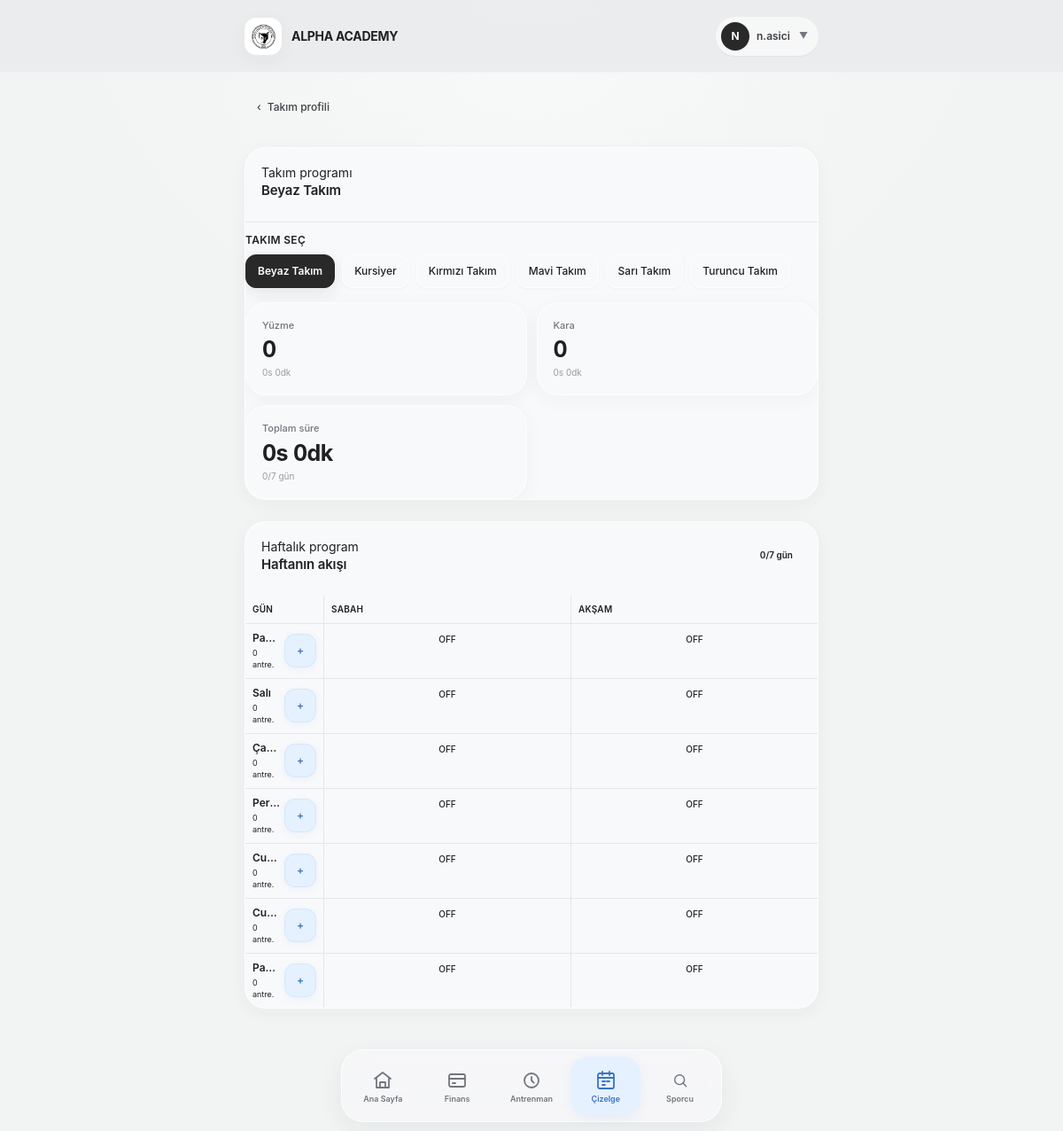
Before: /teams/schedule/ (signed in) with the older database file.
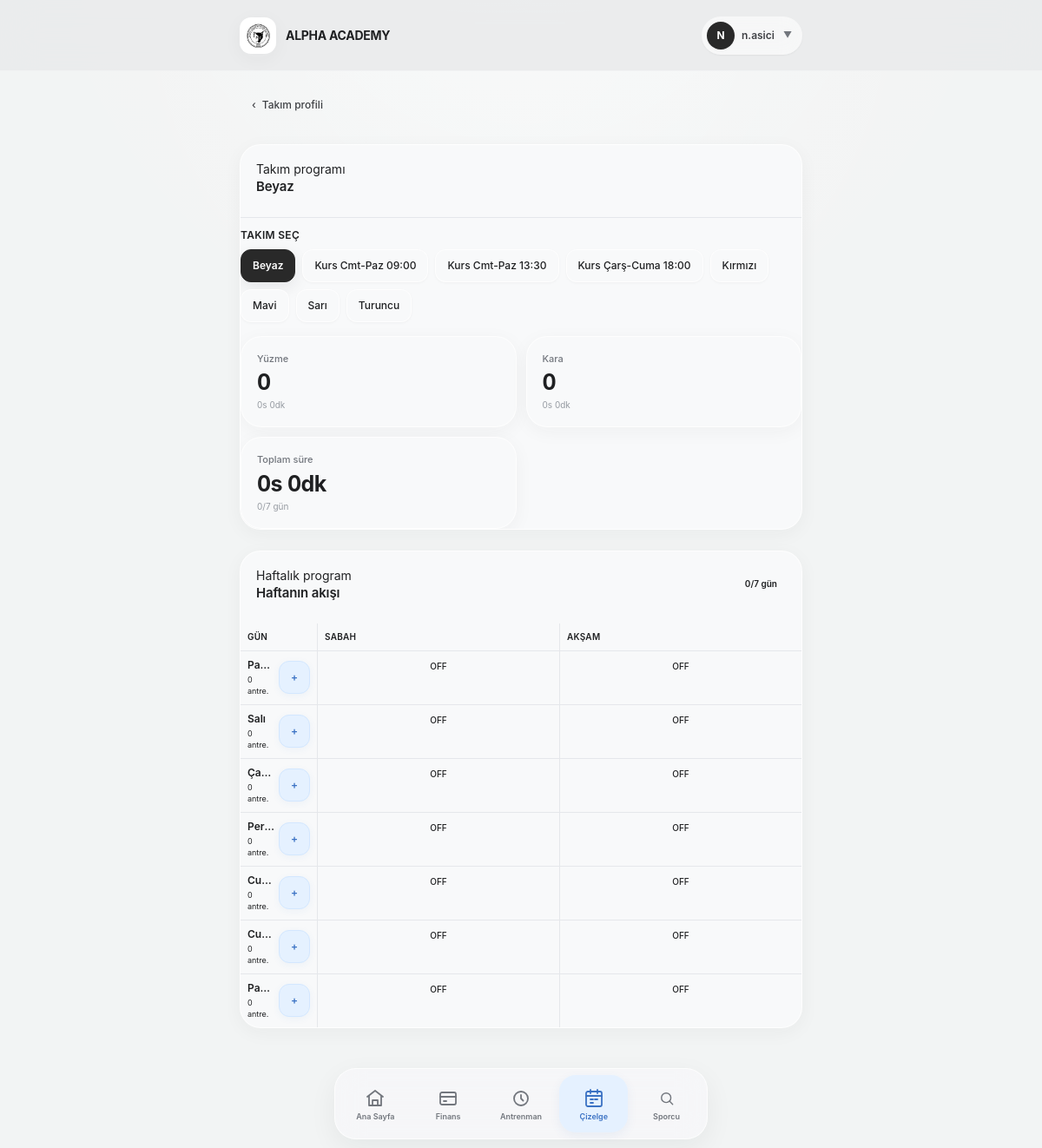
After: the same page with the newer database file.
### users/models.py (models this page shows, shortened)
class User(AbstractUser):
    class Role(models.TextChoices):
        PARENT = 'parent', 'Veli'
        ADMIN = 'admin', 'Yönetici'
        COACH = 'coach', 'Antrenör'
        FINANCE = 'finance', 'Mali İşler'
    email = models.EmailField(unique=True, verbose_name="E-posta Adresi")
    role = models.CharField(
        max_length=20,
        choices=Role.choices,
        default=Role.PARENT,
        verbose_name="Kullanıcı Rolü"
    )
    phone_number = models.CharField(max_length=15, blank=True, null=True, verbose_name="Telefon Numarası")
    tc_identity = models.CharField(max_length=11, blank=True, null=True, verbose_name="T.C. Kimlik No")
    USERNAME_FIELD = 'username'
    REQUIRED_FIELDS = ['email', 'first_name', 'last_name']
    class Meta:
        verbose_name = "Kullanıcı"
        verbose_name_plural = "Kullanıcılar"
    @property
    def is_club_admin(self):
        return self.role == self.Role.ADMIN
    @property
    def is_coach(self):
        return self.role == self.Role.COACH

### teams/models.py (models this page shows, shortened)
class Team(models.Model):
    name = models.CharField(max_length=100, verbose_name="Takım / Grup Adı")
    description = models.TextField(blank=True, null=True, verbose_name="Açıklama / Yaş Grubu")
    coaches = models.ManyToManyField(
        settings.AUTH_USER_MODEL,
        blank=True,
        limit_choices_to={'role__in': ['coach', 'club_admin']},
        related_name='assigned_teams',
        verbose_name="Sorumlu Antrenörler"
    )
    is_active = models.BooleanField(default=True, verbose_name="Aktif mi?")
    created_at = models.DateTimeField(auto_now_add=True)
    class Meta:
        verbose_name = "Takım"
        verbose_name_plural = "Takımlar"

### teams/views.py (the view)
# urls.py: path('schedule/', views.team_schedule_home, name='team-schedule-home'),
@login_required
def team_schedule_home(request):
	teams = _schedule_teams(request)
	team = teams.filter(pk=request.GET.get('team')).first() or teams.first()
	context = _weekly_schedule_context(team) if team else {
		'team': None,
		'weekly_days': [],
		'scheduled_day_count': 0,
	}
	context['schedule_teams'] = teams
	return render(request, 'team/weekly_schedule.html', context)

### templates/team/weekly_schedule.html (shortened to what this page needs)
{% extends "base.html" %}
{% block content %}
<div class="dashboard">
    <header class="page-header">
        {% if team %}
            <a
                href="{% url 'team-detail' team.pk %}"
                class="ui-btn ui-btn-sm ui-btn-ghost"
            >
                <span aria-hidden="true">‹</span>
                Takım profili
            </a>
        {% endif %}
    </header>
    {% if team %}
        <section class="ui-card">
            <div class="ui-card-header">
                <div class="min-w-0">
                    <p class="ui-eyebrow">
                        Takım programı
                    </p>
                    <h1
                        class="ui-card-title truncate"
                        title="{{ team.name }}"
                    >
                        {{ team.name }}
                    </h1>
                </div>
            </div>
            {% if schedule_teams %}
                <div class="mt-3 border-t border-base-200 pt-3">
                    <p class="mb-2 text-xs font-semibold uppercase tracking-wide text-base-content/50">
                        Takım seç
                    </p>
                    <form
                        method="get"
                        aria-label="Takım seçimi"
                        class="flex flex-wrap gap-2"
                    >
                        {% for schedule_team in schedule_teams %}
                            <button
                                type="submit"
                                name="team"
                                value="{{ schedule_team.pk }}"
                                class="
                                    ui-btn
                                    ui-btn-sm
                                    {% if team.pk == schedule_team.pk %}
                                        ui-btn-dark
                                    {% else %}
                                        ui-btn-secondary
                                    {% endif %}
                                "
                                {% if team.pk == schedule_team.pk %}
                                    aria-current="true"
                                {% endif %}
                            >
                                {{ schedule_team.name }}
                            </button>
                        {% endfor %}
                    </form>
                </div>
            {% endif %}
            <div class="ui-stat-grid mt-4">
                <div class="ui-stat">
                    <p class="ui-stat-label">
                        Yüzme
                    </p>
                    <p class="ui-stat-value text-primary-custom">
                        {{ swimming_count }}
                    </p>
                    <p class="ui-stat-description">
                        {{ swimming_training_hours }}s
                        {{ swimming_training_minutes }}dk
                    </p>
                </div>
                <div class="ui-stat">
                    <p class="ui-stat-label">
                        Kara
                    </p>
                    <p class="ui-stat-value text-primary-custom">
                        {{ land_count }}
                    </p>
                    <p class="ui-stat-description">
                        {{ land_training_hours }}s
                        {{ land_training_minutes }}dk
                    </p>
                </div>
                <div class="ui-stat">
                    <p class="ui-stat-label">
                        Toplam süre
                    </p>
                    <p class="ui-stat-value">
                        {{ total_training_hours }}s
                        {{ total_training_minutes }}dk
                    </p>
                    <p class="ui-stat-description">
                        {{ scheduled_day_count }}/7 gün
                    </p>
                </div>
            </div>
        </section>
        <section class="ui-section">
            <div class="ui-card">
                <div class="ui-card-header">
                    <div class="min-w-0">
                        <p class="ui-eyebrow">
                            Haftalık program
                        </p>
                        <h2 class="ui-card-title">
                            Haftanın akışı
                        </h2>
                    </div>
                    <span class="ui-badge">
                        {{ scheduled_day_count }}/7 gün
                    </span>
                </div>
                <div class="mt-3 overflow-hidden">
                    {% include "team/partials/weekly_schedule_board.html" %}
                </div>
            </div>
        </section>
    {% endif %}
</div>
{% endblock %}

### templates/components/app/topbar.html (shortened to what this page needs)
{% load static %}
<div class="app-topbar">
    <div class="app-topbar-inner">
        <a href="/" class="app-brand hover:opacity-90 transition-opacity">
            <div class="app-brand-logo flex items-center justify-center font-black text-xs text-[var(--ui-primary-text)] bg-[var(--ui-primary)]">
                <img src="/media/logos/new_logo.png" alt="Alpha Academy Logo" class="w-full h-full object-cover" />
            </div>
            <div class="min-w-0">
                <span class="app-brand-name">ALPHA ACADEMY</span>
            </div>
        </a>
        {% if request.user.is_authenticated %}
            <div class="app-topbar-actions relative" id="topbar-user-dropdown-wrapper">
                <button type="button"
                        class="flex items-center gap-2 p-1.5 pr-3 rounded-full bg-white/60 hover:bg-white/90 border border-[var(--ui-border-dark)] backdrop-blur-md shadow-sm transition-all active:scale-[0.98]"
                        onclick="document.getElementById('topbar-user-dropdown').classList.toggle('hidden')">
                    <div class="w-8 h-8 rounded-full bg-[var(--ui-dark)] text-white text-xs font-bold flex items-center justify-center shadow-sm shrink-0">
                        {% if request.user.first_name %}
                            {{ request.user.first_name|first|upper }}
                        {% else %}
                            {{ request.user.username|first|upper }}
                        {% endif %}
                    </div>
                    <span class="hidden sm:inline text-xs font-semibold text-[var(--ui-text-soft)]">
                        {% if request.user.get_full_name %}
                            {{ request.user.get_full_name }}
                        {% else %}
                            {{ request.user.username }}
                        {% endif %}
                    </span>
                    <span class="text-[10px] text-[var(--ui-muted)] ml-0.5">▼</span>
                </button>
            </div>
        {% endif %}
    </div>
</div>

Changed rows visible on the page:
changed Team: name "Beyaz Takım" → "Beyaz"
added Team: {{ schedule_team.pk }} 19 (drawn), name "Kurs Cmt-Paz 09:00"
changed Team: name "Kursiyer" → "Kurs Cmt-Paz 13:30"
added Team: {{ schedule_team.pk }} 18 (drawn), name "Kurs Çarş-Cuma 18:00"
changed Team: name "Kırmızı Takım" → "Kırmızı"
changed Team: name "Mavi Takım" → "Mavi"
changed Team: name "Sarı Takım" → "Sarı"
changed Team: name "Turuncu Takım" → "Turuncu"
